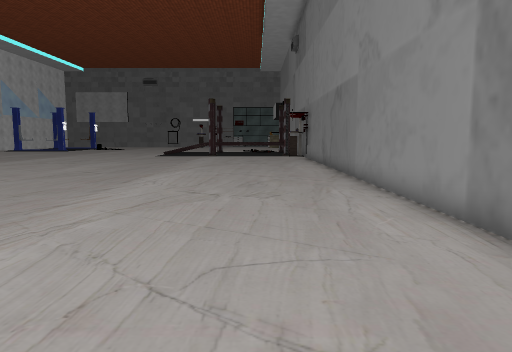
[1] (above)

22 first-person views from a walk through a 3-D level made in the Unity game engine. The camera is 1.4 m above the floor, tilts 6° down and sees 70° across. The floor is counted in squares, 1 m on a side. Each view is taken from the middle of a square. On the plan, view 1 faces up. The plan holds only what a view shows up to about 16 squares ahead; the rest is blank. Some surface patterns are stand-ins.

[2]
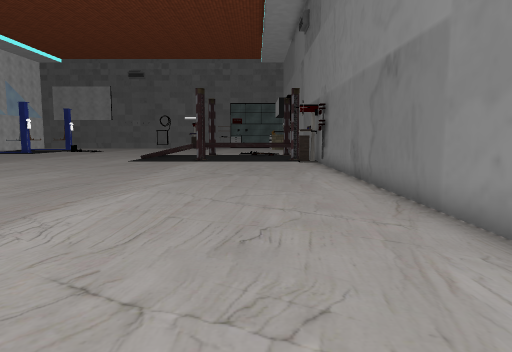

[3]
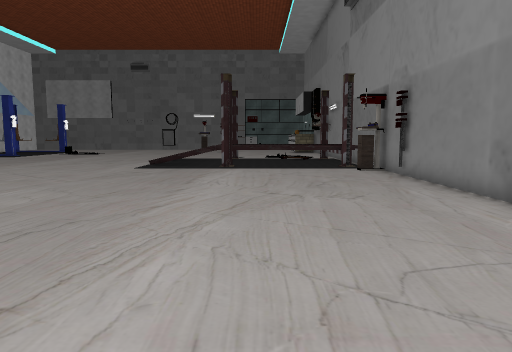

[4]
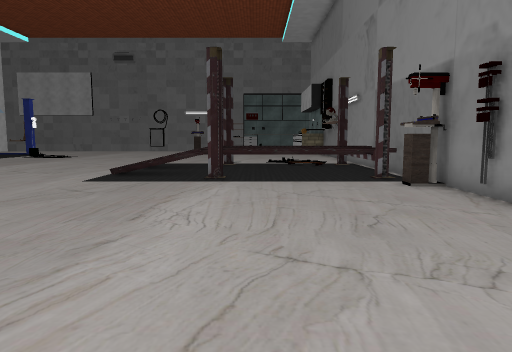

[5]
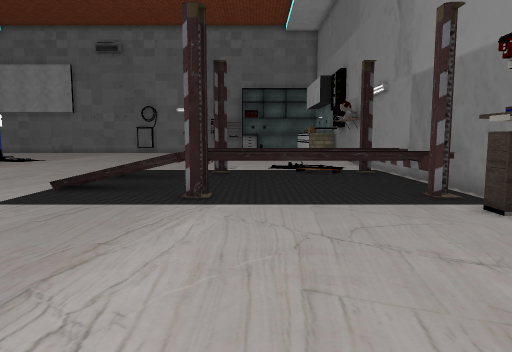

[6]
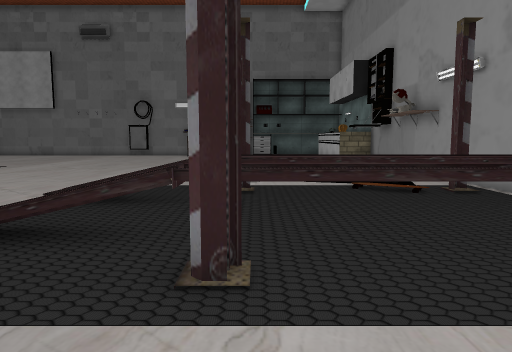

[7]
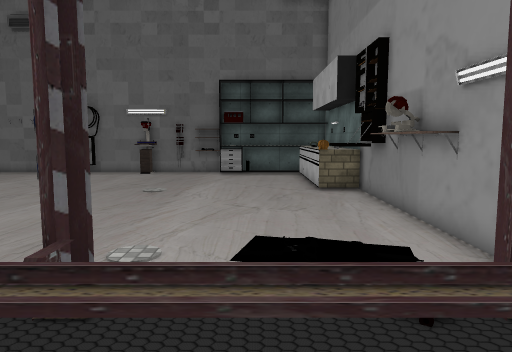

[8]
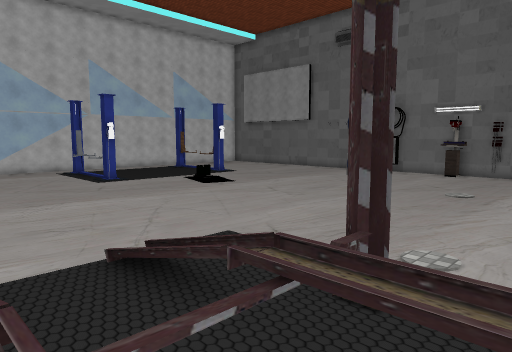

[9]
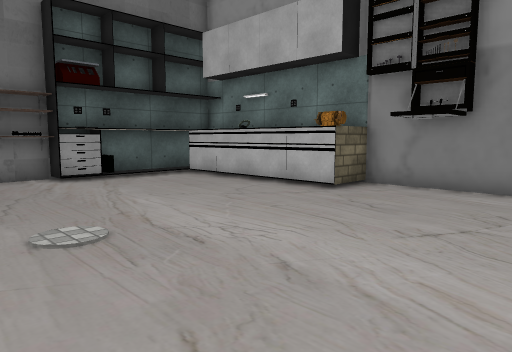

[10]
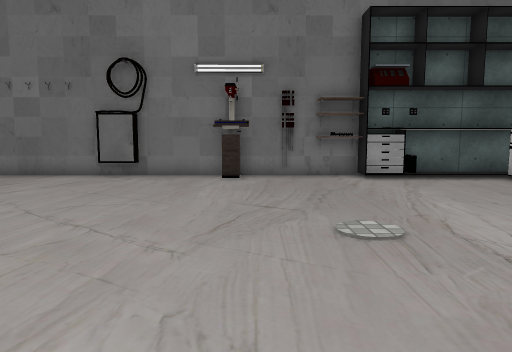

[11]
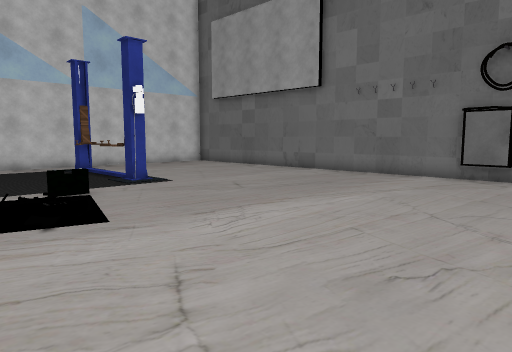

[12]
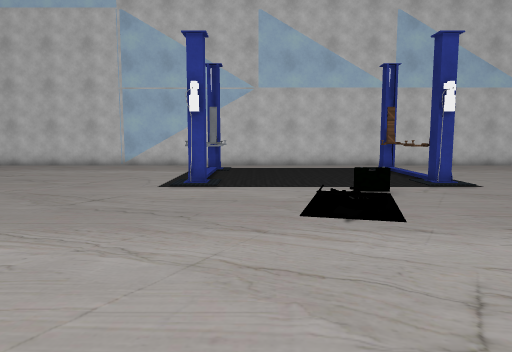

[13]
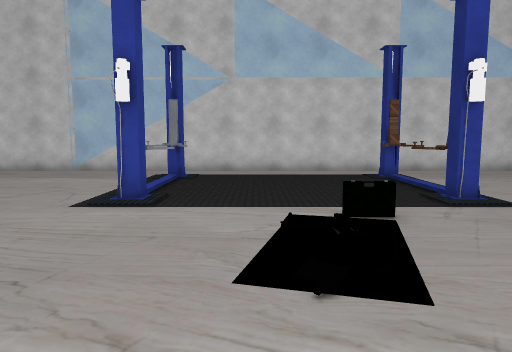

[14]
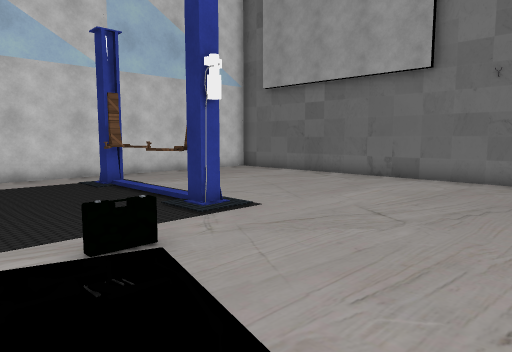

[15]
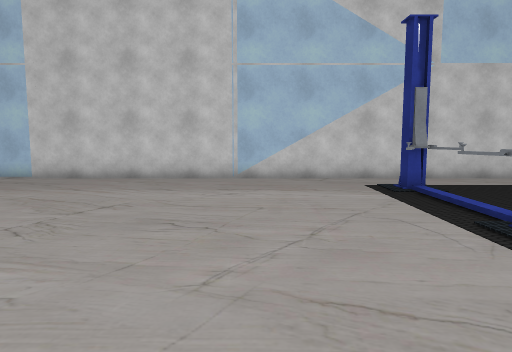

[16]
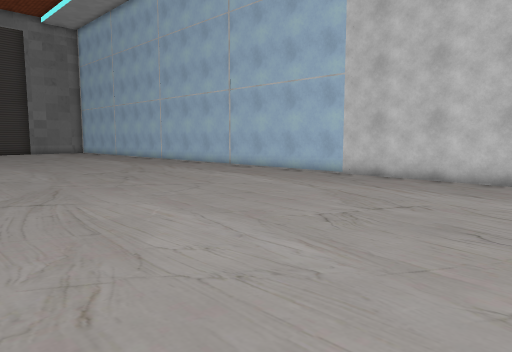

[17]
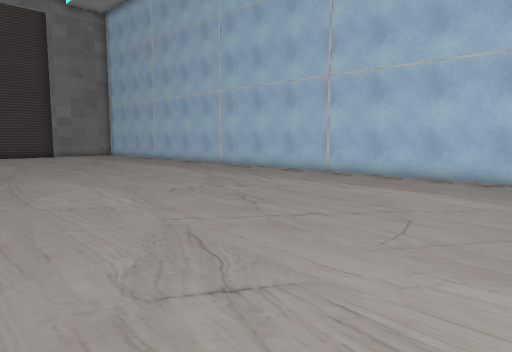

[18]
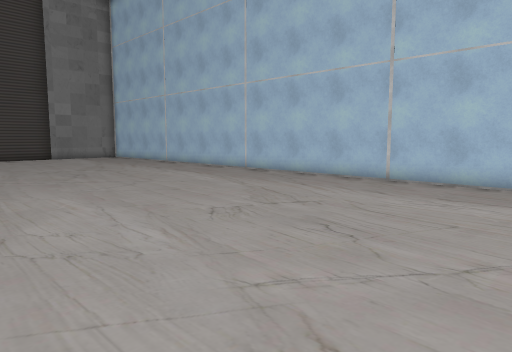

[19]
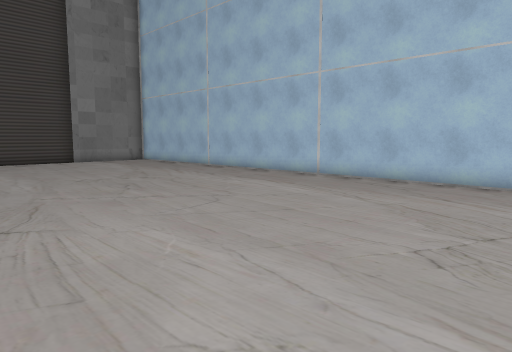

[20]
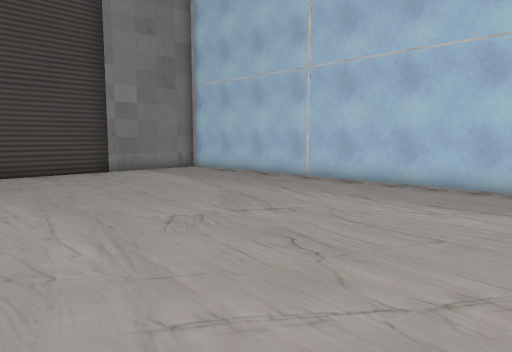

[21]
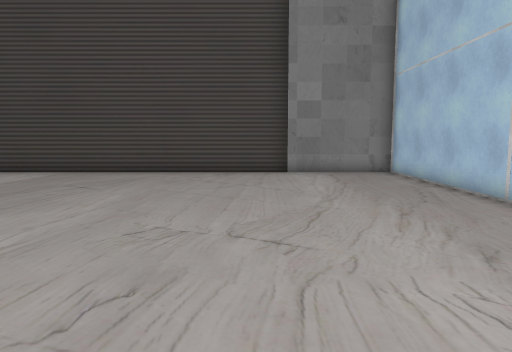

[22]
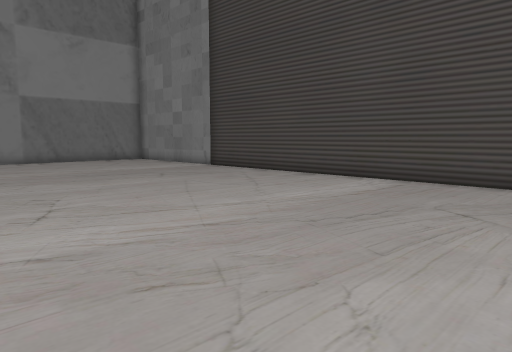

### Floor plan
Points are (right, up) in squares from view 1. A wall is a line through its corners. A room is listed if a view was taken in it or the views show most of it. See-through windows are left out.
Room 1 (views 1, 2, 3, 4, 5, 6, 7, 8, 9, 10, 11, 12, 13, 14, 15, 16, 17, 18, 19, 20, 21, 22)
walls: (-3.6, 34.8) (-3.6, 34.1); (2.2, 28.4) (2.2, 28.9); (3, 26.5) (2.5, 26.5) (2.5, 27.1); (-20, 46) (-20, 45.4) (-20.5, 45.4); (-24.5, 46) (-24.5, 45.4) (-25.1, 45.4); (3.5, 45.6) (1.7, 45.6) (1.7, 50.9); (3.5, 4.9) (3.5, 45.9); (-7.5, 52.6) (-8.2, 52.6); (-13.4, 53.6) (-24.3, 53.6); (-0.1, 52.6) (-3.2, 52.6) (-3.2, 53.6) (-11.5, 53.6); (-1.9, 53.6) (-3, 53.6); (-27.5, 51.9) (-27.5, -0.8) (-8, -0.8); (2.4, 53.6) (-1.5, 53.6)
objects: other object (-25, 38) to (-24, 39); other object (-24, 45) to (-24, 46); other object (-21, 38) to (-20, 39); other object (-21, 45) to (-21, 46); other object (-18, 43); other object (-13, 53) to (-12, 54); other object (-5, 53) to (-4, 54)

Positions as (right, up) in squares from view 1, and headings:
1: (0, 0), facing up
2: (0, 6), facing up
3: (-2, 11), facing up
4: (-2, 16), facing up
5: (-2, 20), facing up
6: (-3, 25), facing up
7: (-1, 30), facing up
8: (-1, 30), facing up-left
9: (-7, 40), facing up-right
10: (-7, 40), facing up
11: (-9, 40), facing up-left
12: (-9, 40), facing left
13: (-12, 41), facing left
14: (-14, 41), facing up-left
15: (-15, 34), facing left
16: (-15, 34), facing down-left
17: (-15, 28), facing down-left
18: (-16, 25), facing down-left
19: (-16, 21), facing down-left
20: (-17, 14), facing down-left
21: (-22, 14), facing down
22: (-19, 11), facing down-right
